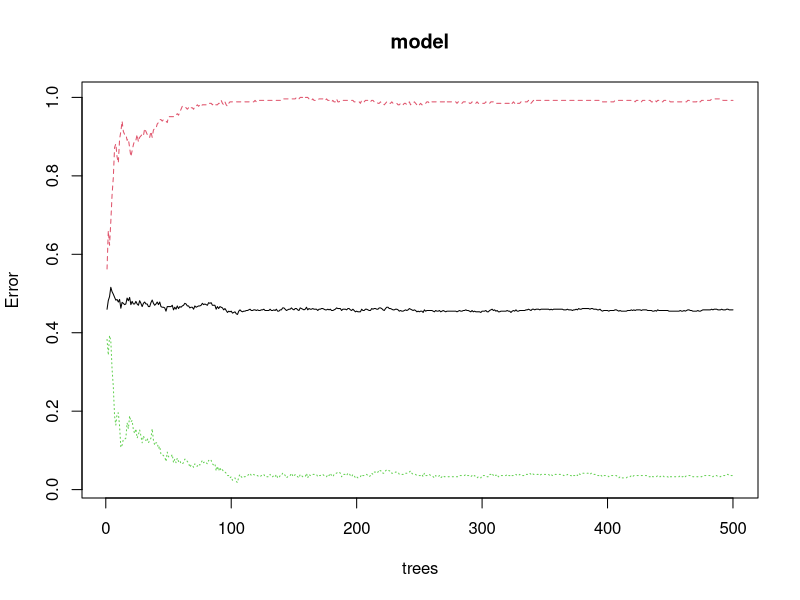
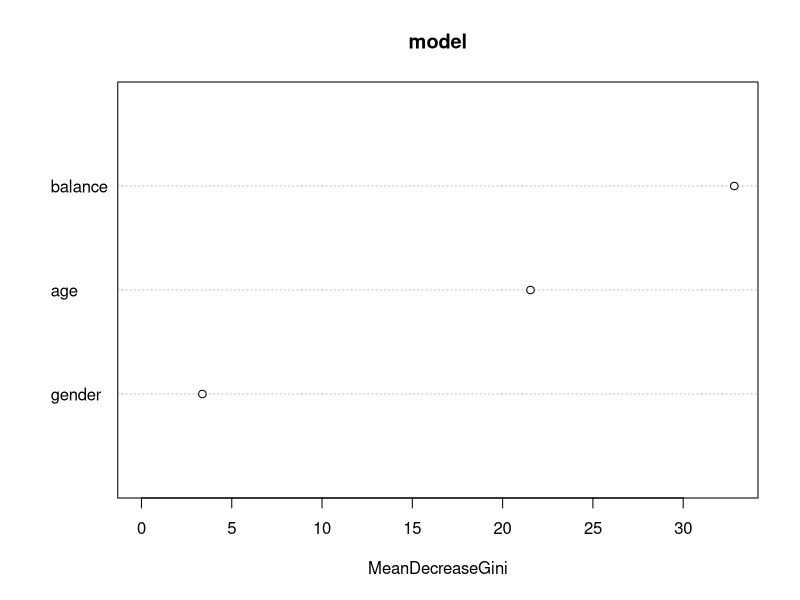

Write the R code that produced these figures, in order.
library(randomForest)
library(caTools)
# user ID
user_id <- 1:1000
# age (assumed values between 20 and 70)
age <- sample(20:70, 1000, replace = TRUE)
# gender (assuming two genders: Male and Female)
gender <- sample(c("Male", "Female"), 1000, replace = TRUE)
# balance (assumed values between 15000 and 250000)
balance <- sample(15000:250000, 1000, replace = TRUE)
loans <- sample(c("TRUE", "False"), 1000, replace = TRUE)

# Create the banking dataset
banking_dataset <- data.frame(
  userID = user_id,
  age = age,
  gender = gender,
  balance = balance,
  loans = loans
)

banking_dataset$gender <- as.factor(banking_dataset$gender)
banking_dataset$loans <- as.factor(banking_dataset$loans)

# Print the healthcare dataset
print(banking_dataset)

# Save the healthcare dataset to a CSV file
csv_file_path <- "banking_dataset.csv"
write.csv(banking_dataset, file = csv_file_path, row.names = TRUE)

# Print a message indicating where the file was saved
cat("Banking dataset saved to:", csv_file_path, "\n")

split<-sample.split(banking_dataset,SplitRatio=0.7)

train<- subset(banking_dataset,split==TRUE)
test<-subset(banking_dataset,split==FALSE)

input<-train[,2:4]
target<-train[,5]

model<-randomForest(input,target,data = train,class.f=TRUE)

pred <- predict(model,test)
pred

cm<-table(pred,test$loans)
cm

plot(model)
varImpPlot(model)
importance(model)
summary(model)
